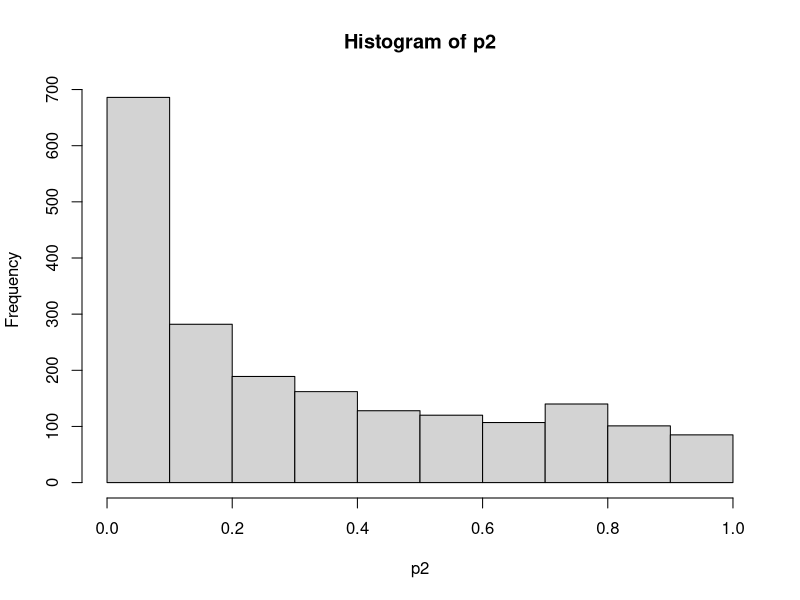
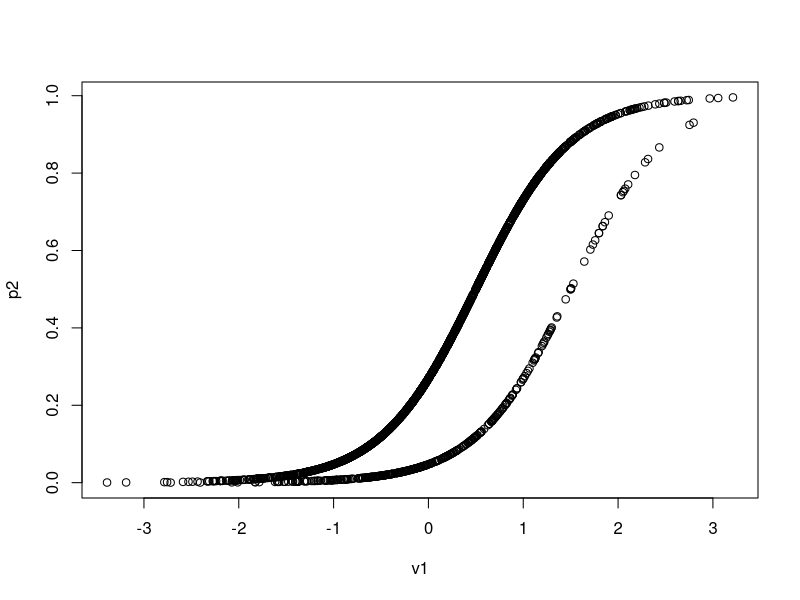
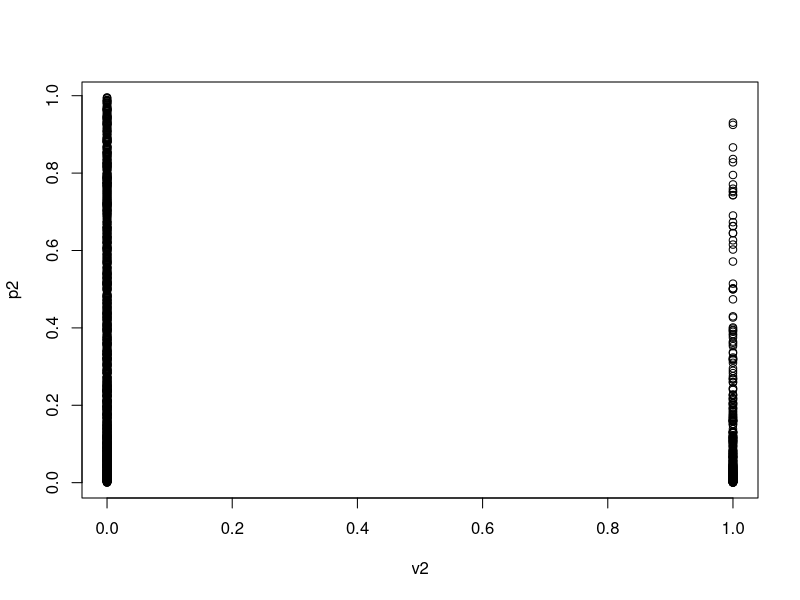

The R source for these figures, in order: (Note: this script raises an error after producing the figures.)
# Set random seed #
set.seed(1234567)

# Step 1. Generate data #

# Step 1.1. Generate school level and student level covariates # 
# number of schools = 1, ..., H, number of student per school = 1, ... ,K-h 
# Set the number of schools to be 2000 #
# Generate the number of student per school to be N(600,270), min = 30 and max = 4000
# Students per school is based on FL data  

H=2000
K=rep(NA,H)

for (h in 1:H){
  K[h]=as.integer(rnorm(H,600,270))
  if(K[h]<30) {
    K[h]=30}
  if(K[h]>4000) {
    K[h]=4000
  }
}

# Generate two school-level covariates, V1 & V2 
# V1~ is continuous N(0, 1), V2 is binary Ber(0.2)
v1=rep(NA,H)
v2=rep(NA,H)

for (h in 1:H){
  v1[h]=rnorm(1,0,1)
  v2[h]=rbinom(1,1,0.2)
}

# Generate two student level covariates X1 & X2 
# x1 is continuous N(V1_h, 1), in each school h, mean of x1 equals to v1  
# x2 is binary Ber(0.5)
# x1[[h]] = x1 of school h, same for x2[[h]] 

x1=NULL
x2=NULL
for(h in 1:H){
  x1[[h]]=rep(NA,K[h])
  x2[[h]]=rep(NA,K[h])
  x1[[h]]=rnorm(K[h],v1[h],1)
  x2[[h]]=rbinom(K[h],1,0.5)
}

# Step 1.2. Simulate potential outcomes for all students in all schools #

# u1-u5 are level 2 school level random errors, all follow N(0,1)#
# All residual covariaces are assumed to be zero #
u0=rnorm(H,0,1) 
u1=rnorm(H,0,1) 
u2=rnorm(H,0,1)
u3=rnorm(H,0,1)
u4=rnorm(H,0,1)
u5=rnorm(H,0,1)

# Below are coefficients for the MLM treatment effect # 
# All other coefficients that are in the draft but not listed here are either 0 or 1 #
pi30=1 # unconditional effect of treatment effect (TE) #
pi31=0.5 # impact of v1 on TE
pi32=0.5 # impact of v2 on TE
pi40=0.5 # impact of x1 on TE
pi41=0.5 # impact of x2 on TE
pi42=0.2 # impact of x1v1 on TE
pi50=0.2 # impact of x1v2 on TE
pi51=0.2 # impact of x2v1 on TE
pi52=0.2 # impact of x2v2 on TE

y0=NULL
y1=NULL
phi0=NULL
phi1=NULL
phi2=NULL
e=NULL
for (h in 1:H){
  y0[[h]]=rep(NA,K[h])
  y1[[h]]=rep(NA,K[h])
  e[[h]]=rep(NA,K[h])
  e[[h]]=rnorm(K[h],0,1) # student level random error follows N(0,1)
  
  phi0[h]=pi30+pi31*v1[h]+pi32*v2[h]+u3[h]
  phi1[h]=pi40+pi41*v1[h]+pi42*v2[h]+u4[h]
  phi2[h]=pi50+pi51*v1[h]+pi52*v2[h]+u5[h]
  
  for (k in 1:K[h]){
    y0[[h]][k]=v1[h]+v2[h]+u0[h]+x1[[h]][k]*(v1[h]+v2[h]+u1[h])+x2[[h]][k]*(v1[h]+v2[h]+u2[h])+e[[h]][k]
    y1[[h]][k]=y0[[h]][k]+phi0[h]+phi1[h]*x1[[h]][k]+phi2[h]*x2[[h]][k]+e[[h]][k]
  }
}

# Step 1.3.Generate selection probabilities 

# school selection probability 
p2=NULL
s2=NULL

# Set up school parameters. (p is approximately 0.25)
alpha0=-1
alpha1=2
alpha2=-2
  
for (h in 1:H){
  p2[h]=1/(1+exp(-(alpha0+alpha1*v1[h]+alpha2*v2[h])))
  s2[h]=rbinom(1,1,p2[h])
}

mean(p2)
hist(p2)
plot(v1,p2)
plot(v2,p2)


# student selection probability 
tau00=1 # unconditional selection probability 
tau01=0.5 # impact of v1 on selection
tau02=0.5 # impact of v2 on selection
tau10=0.5 # impact of x1
tau11=0.5 # impact of x1v1
tau12=0.2 # impact of x1v2
tau20=0.2 # impact of x2
tau21=0.2 # impact of x2v1
tau22=0.2 # impact of x2v2

# random effects
#omega0=rnorm(H,0,1) 
#omega1=rnorm(H,0,1) 
#omega2=rnorm(H,0,1)

eta0=eta1=eta2=NULL
p1=NULL
s1=NULL


for (h in 1:H){
  p1[[h]]=rep(NA,K[h]) #student level probability 
  s1[[h]]=rep(NA,K[h])
#  e[[h]]=rep(NA,K[h])
#  e[[h]]=rnorm(K[h],0,1) # student level random error follows N(0,1)
  
  eta0[h]=tau00+tau01*v1[h]+tau02*v2[h]
  eta1[h]=tau10+tau11*v1[h]+tau12*v2[h]
  eta2[h]=tau20+tau21*v1[h]+tau22*v2[h]
  
  for (k in 1:K[h]){
    p1[[h]][k]=1/(1+exp(-(eta0[h]+eta1[h]*x1[[h]][k]+eta2[h]*x2[[h]][k])))
    s1[[h]][k]=rbinom(1,1,p1[[h]][k])
  }
}


##########################################################
# Step 2. Saving all variables into a dataframe # 

# flatten all lists of variables 
y1_l=unlist(y1)
y0_l=unlist(y0)
x1_l=unlist(x1)
x2_l=unlist(x2)

#generate school IDs
schid=rep(seq(1:H),K)
# generate student IDs
studentid=sequence(K)

#repeat v1,v2 by # students in the school 
v1_l=rep(v1,K)
v2_l=rep(v2,k)

#combine all variables 
dataset=data.frame(cbind(schlid,studentid,y1,y0,x1,x2,v1,v2))


##########################################################


  